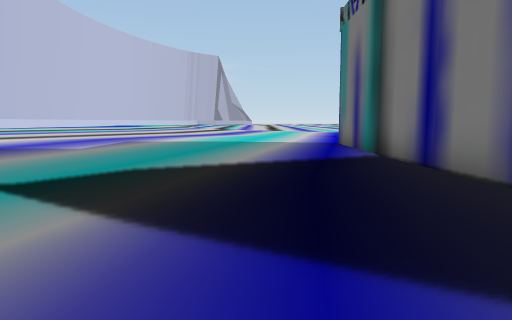
View 1 (above)

16 first-person views from a walk through a 3-D level made in the Unity game engine. The camera is 1.4 m above the floor, tilts 6° down and sees 70° across. The floor is counted in squares, 2 m on a side. Each view is taken from the middle of a square. On the plan, view 1 faces up. The plan holds only what a view shows up to about 11 squares ahead; the rest is blank. The place goes on beyond the plan. The player is left out. Some animated figures are left out. Some surface patterns are stand-ins.

View 2
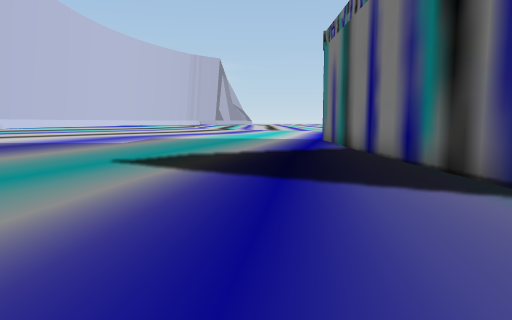

View 3
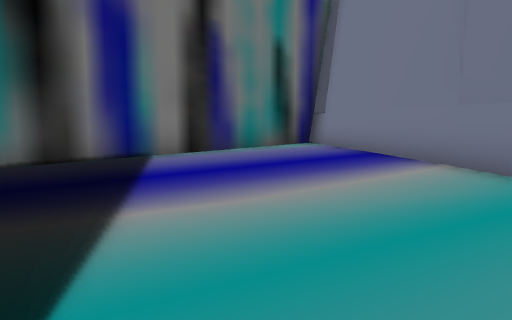

View 4
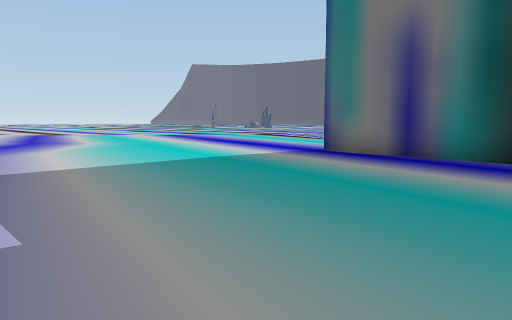

View 5
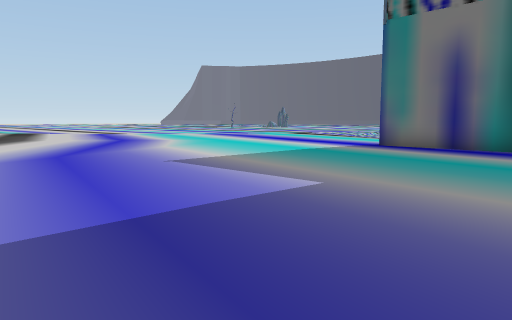

View 6
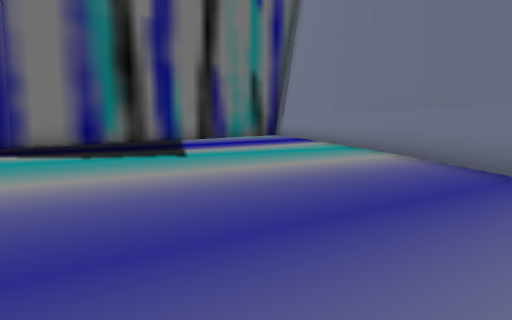

View 7
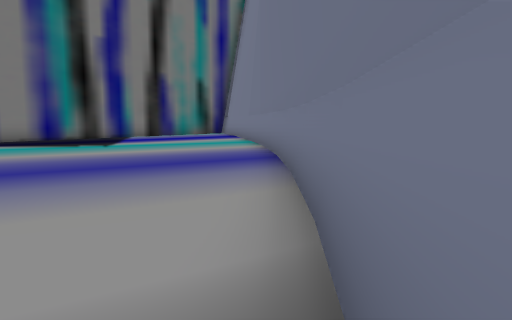

View 8
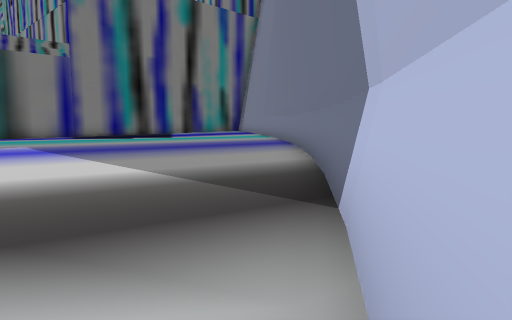

View 9
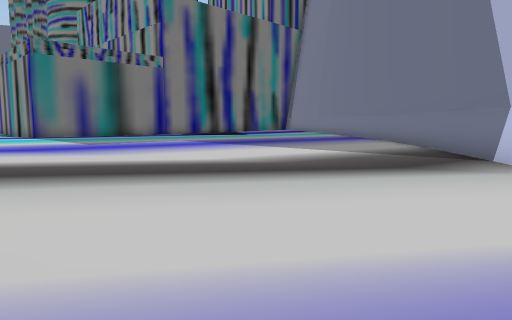

View 10
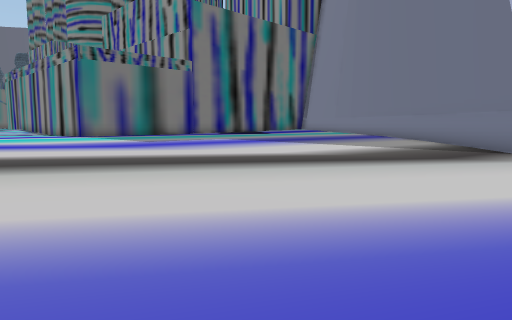

View 11
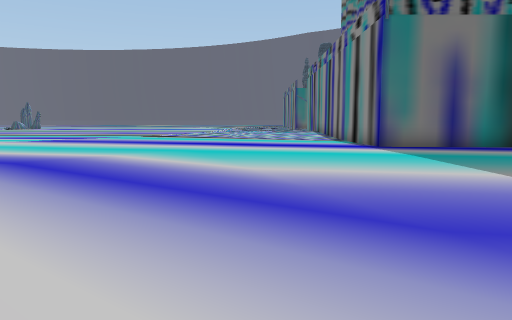

View 12
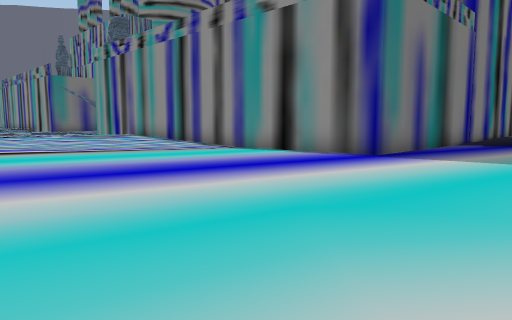

View 13
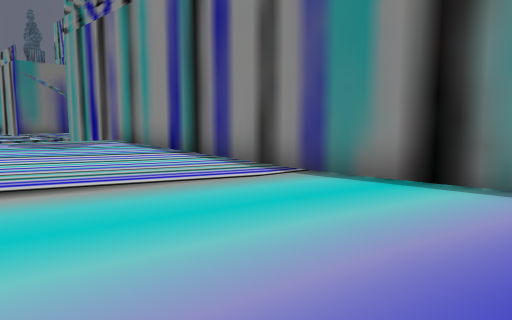

View 14
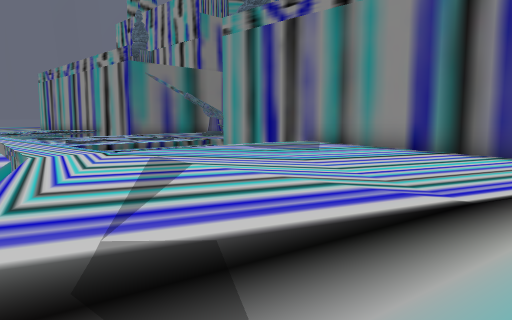

View 15
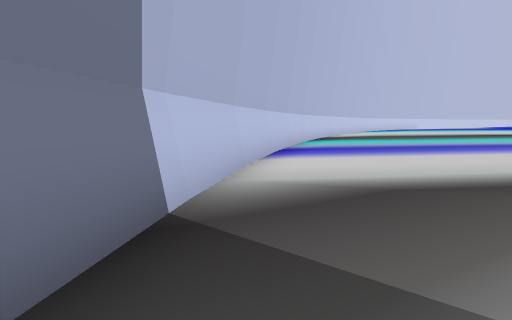

View 16
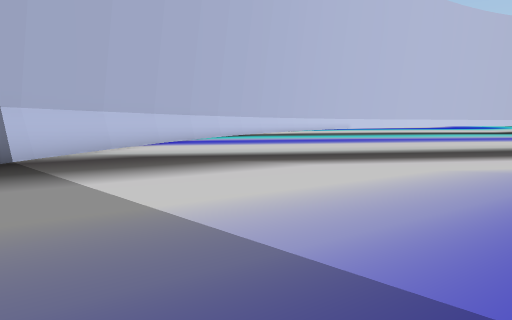

### Floor plan
Key: @ floor where view 1 was taken; # wall or solid block; . main floor; : floor 0.25 m higher than the main floor; - floor 0.25 m lower than the main floor; / step, stairs or slope; = window, fence, low wall or low ledge; v drop or lower ground.
Columns run from 17 left of view 1 to 20 right of it. Each row starts with its distance up from view 1.
 21                 .....    ..vv
 20  ...  ...     .......    ...v=vvv.
 19 .........  ......................vvvvv
 18 .......... .....................://///
 17 ...............................:/   //
 16 ..............................::
 15 ........................--....:/
 14 .......................---..../
 13 #......................---....:/
 12 #...................############
 11 ##..................#
 10  ##.................#
  9   ##................#
  8    #................#
  7    ##...............#
  6     ##..............#
  5      ##.............#
  4       ##............#
  3        ##...........#
  2         ##..........#
  1          ##.........#
  0           ###....@..#
 -1             ##......#
 -2              ##.....#
 -3               ###...#
 -4                 ###.#
 -5                   ###

Positions as (right, up) in squares from view 1, and headings:
1: (0, 0), facing up
2: (0, -3), facing up
3: (-4, 4), facing down-right
4: (-5, 7), facing up-right
5: (-8, 7), facing up-right
6: (-9, 8), facing down-right
7: (-13, 8), facing down-right
8: (-16, 12), facing down-right
9: (-16, 17), facing down-right
10: (-16, 19), facing down-right
11: (-8, 16), facing right
12: (-1, 20), facing down-right
13: (4, 17), facing down-right
14: (8, 21), facing down-right
15: (-12, 8), facing up-left
16: (-7, 8), facing up-left
